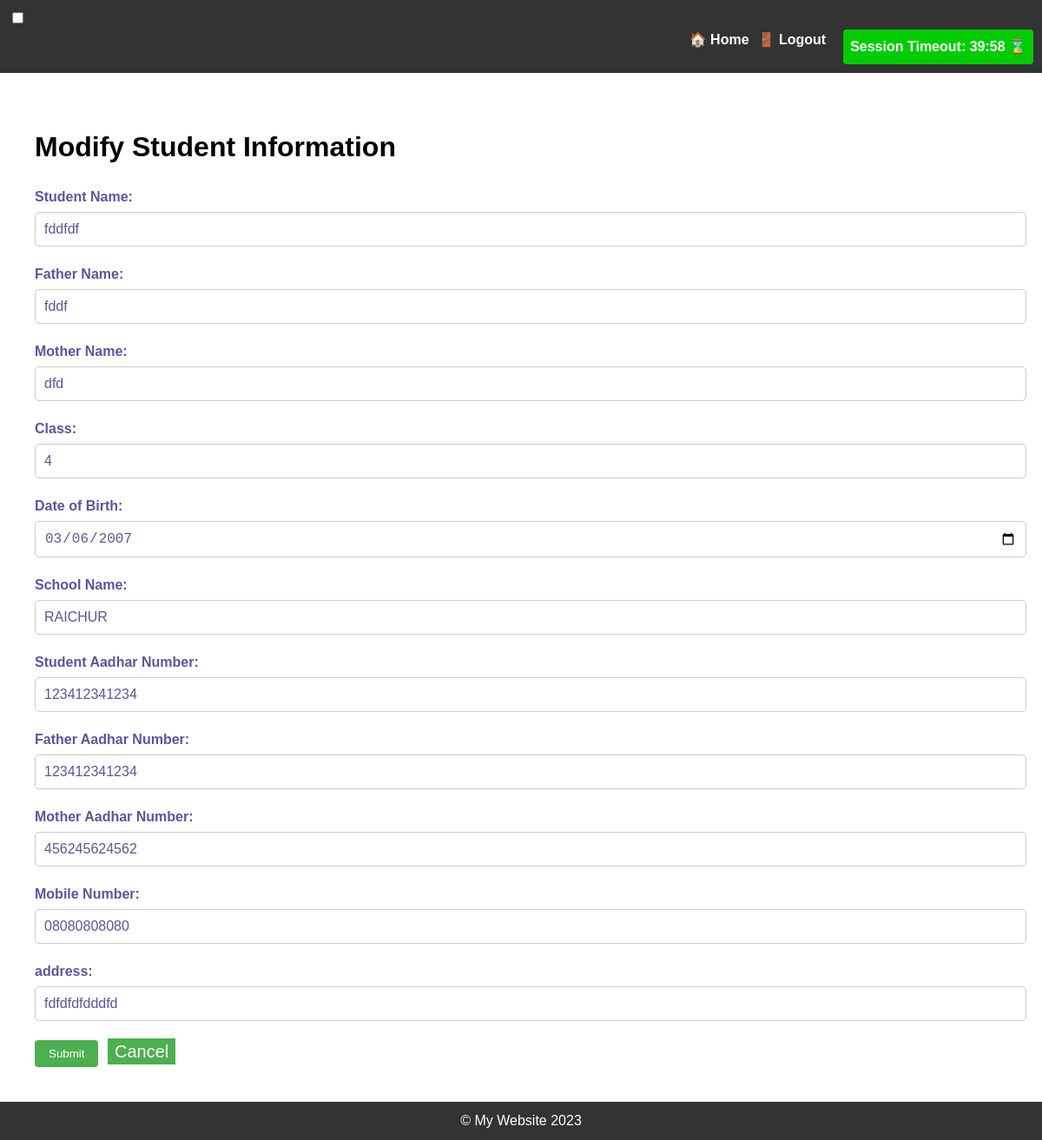
The page /modify_student/44/ on the database as committed earlier.
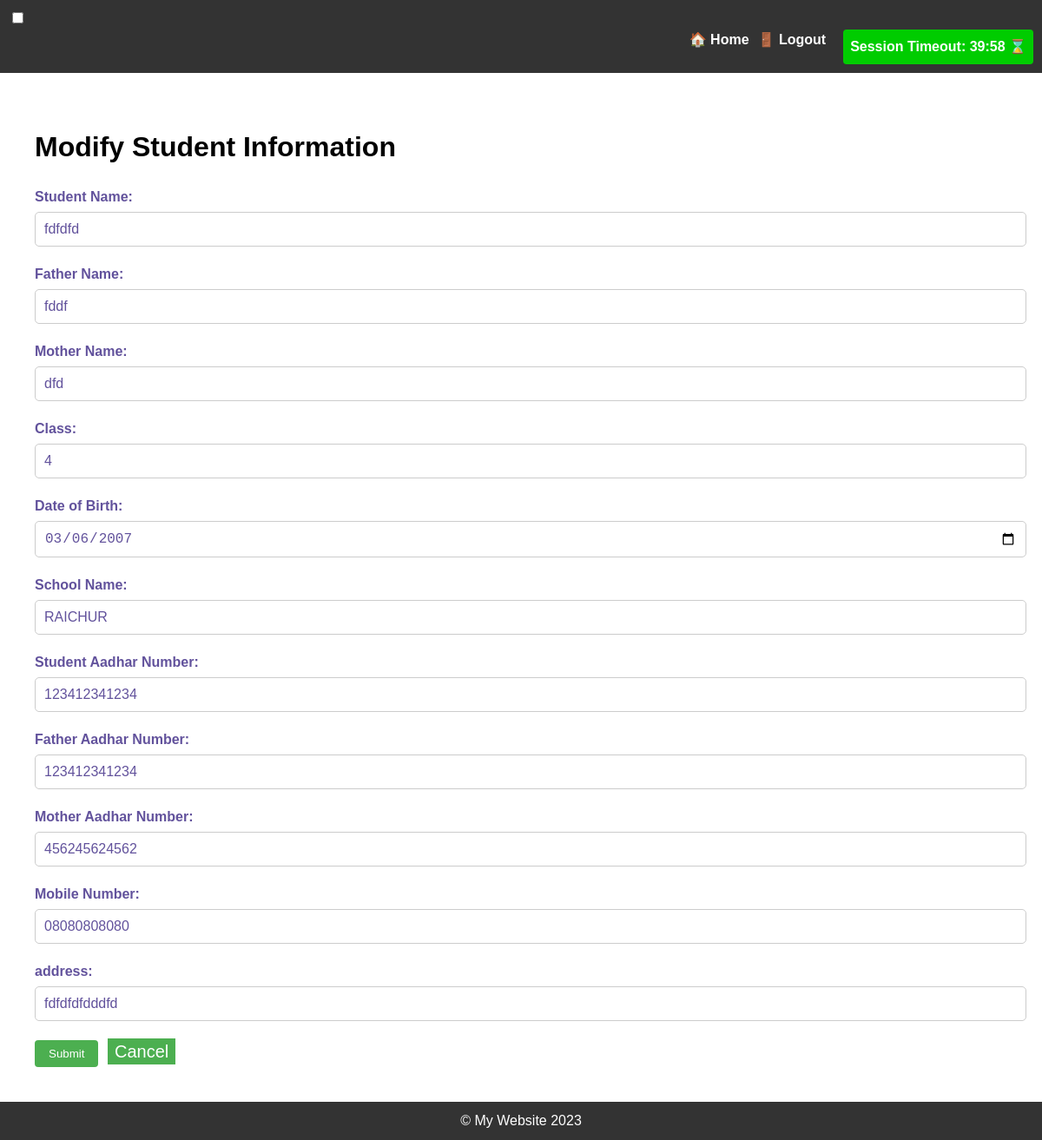
The same page on the database as committed later.
### studentsdataform/models.py (models this page shows, shortened)
class Student(models.Model):
    student_name = models.CharField(max_length=150)
    father_name = models.CharField(max_length=150)
    mother_name = models.CharField(max_length=150)
    student_class = models.CharField(max_length=150)
    school_name = models.CharField(max_length=150)
    student_aadhar = models.CharField(max_length=150)
    father_aadhar = models.CharField(max_length=150)
    mother_aadhar = models.CharField(max_length=150)
    mobile_number = models.CharField(max_length=150)
    dob = models.DateField(null=True, blank=True)
    age = models.IntegerField(null=True, blank=True)
    address=models.CharField(max_length=500, default='Unknown')

### studentsdataform/views.py (the view)
# urls.py: path('modify_student/<int:student_id>/', views.modify_student, name='modify_student'),
def modify_student(request, student_id):
    student = get_object_or_404(Student, id=student_id)
    if request.method == 'POST':
        form = StudentForm(request.POST, instance=student)
        if form.is_valid():
            form.save()
            return redirect('studentsdataform:student_list')
    else:
        form = StudentForm(instance=student)
    context = {'form': form, 'student': student}
    return render(request, 'modify_student.html', context)

### studentsdataform/forms.py
class StudentForm(forms.ModelForm):
    dob = forms.DateField(widget=forms.TextInput(attrs={'class': 'datepicker'}))
    class Meta:
        model = Student
        fields = ['student_name',
                   'father_name',
                     'mother_name',
                     'student_class',
                     'school_name',
                     'student_aadhar',
                     'father_aadhar',
                       'mother_aadhar',
                       'mobile_number',
                       'dob',
                       'age',
                       'address'
                       ]

### templates/modify_student.html (shortened to what this page needs)
{% extends 'base.html' %}
{% block content %}
  <div class="container mt-5">
    <h1 class="text-center mb-5">Modify Student Information</h1>
    <form method="POST" class="card p-5">
    <link rel="stylesheet" href="https://code.jquery.com/ui/1.13.0/themes/smoothness/jquery-ui.css">
      <div class="mb-3">
        <label for="student_name" class="form-label">Student Name:</label>
        <input type="text" id="student_name" name="student_name" value="{{ student.student_name }}" class="form-control">
      </div>
      <div class="mb-3">
        <label for="father_name" class="form-label">Father Name:</label>
        <input type="text" id="father_name" name="father_name" value="{{ student.father_name }}" class="form-control">
      </div>
      <div class="mb-3">
        <label for="mother_name" class="form-label">Mother Name:</label>
        <input type="text" id="mother_name" name="mother_name" value="{{ student.mother_name }}" class="form-control">
      </div>
      <div class="mb-3">
        <label for="student_class" class="form-label">Class:</label>
        <input type="text" id="student_class" name="student_class" value="{{ student.student_class }}" class="form-control">
      </div>
      <div class="mb-3">
        <label for="dob" class="form-label">Date of Birth:</label>
        <input type="date" id="dob" name="dob" value="{{ student.dob|date:'Y-m-d' }}" class="form-control">
      </div>
      <div class="mb-3">
        <label for="school_name" class="form-label">School Name:</label>
        <input type="text" id="school_name" name="school_name" value="{{ student.school_name }}" class="form-control">
      </div>
      <div class="mb-3">
        <label for="student_aadhar" class="form-label">Student Aadhar Number:</label>
        <input type="text" id="student_aadhar" name="student_aadhar" value="{{ student.student_aadhar }}" class="form-control">
      </div>
      <div class="mb-3">
        <label for="father_aadhar" class="form-label">Father Aadhar Number:</label>
        <input type="text" id="father_aadhar" name="father_aadhar" value="{{ student.father_aadhar }}" class="form-control">
      </div>
      <div class="mb-3">
        <label for="mother_aadhar" class="form-label">Mother Aadhar Number:</label>
        <input type="text" id="mother_aadhar" name="mother_aadhar"  value="{{ student.mother_aadhar }}" class="form-control">
      </div>
      <div class="mb-3">
        <label for="mobile_number" class="form-label">Mobile Number:</label>
        <input type="text" id="mobile_number"  name="mobile_number" value="{{ student.mobile_number  }}" class="form-control">
      </div>
      <div class="mb-3">
        <label for="address" class="form-label">address:</label>
        <input type="text" id="address"  name="address" value="{{ student.address  }}" class="form-control">
      </div>
      <div class="d-grid gap-2">
        <button type="submit" class="btn btn-primary btn-lg mt-3">Submit</button>
        <a href="{% url 'studentsdataform:student_list' %}" style="text-decoration: none; color: white; background-color: #4CAF50; padding: 4px 8px; font-size: 20px; margin-left: 6px;">Cancel</a>
      </div>
    </form>
  {% endblock %}

Rows that differ between the two databases and show on the page:
changed Student "fddf": student_name "fddfdf" → "fdfdfd"
